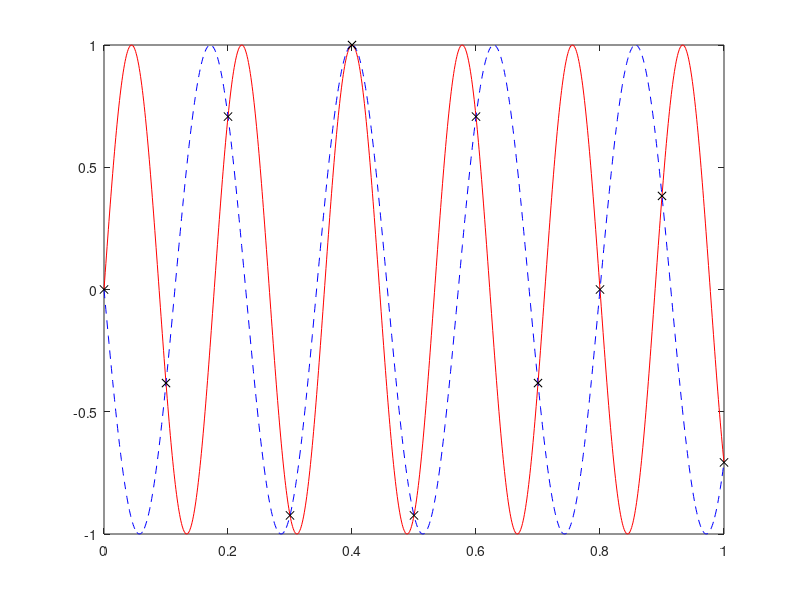

Write the MATLAB code that produced this figure.
% script RR_aliasing 
% A simple demonstration of the aliasing phenomenon.
% Renaissance Robotics codebase, Chapter 8, https://github.com/tbewley/RR
% Copyright 2024 by Thomas Bewley, distributed under BSD 3-Clause License.

clf; h=.1; om1=(9/8)*pi/h; om2=-(7/8)*pi/h;
t=[0:.001:1]; plot(t,sin(om1*t),'r-'); hold on; plot(t,sin(om2*t),'b--');
th=[0:h:1];   plot(th,sin(om1*th),'kx');
